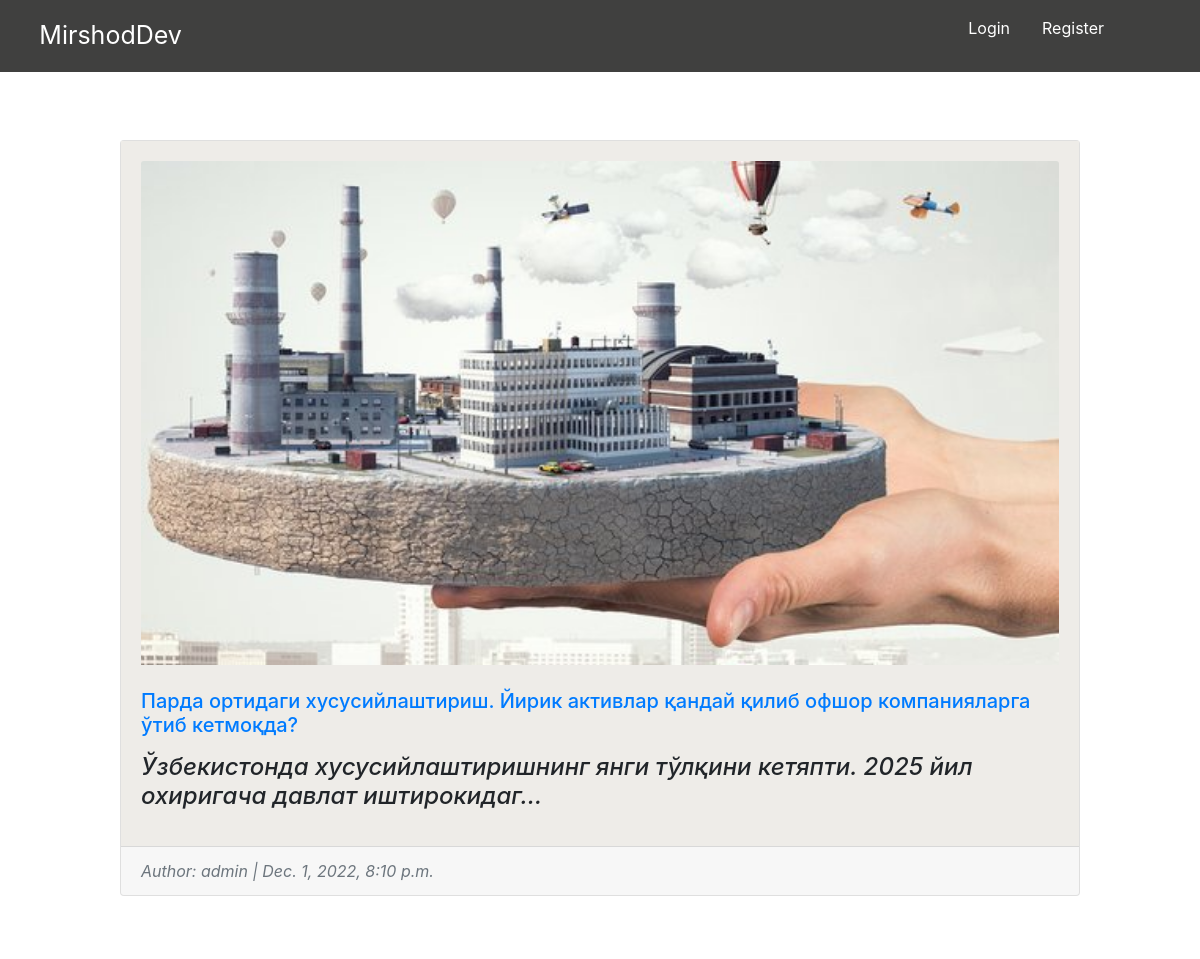
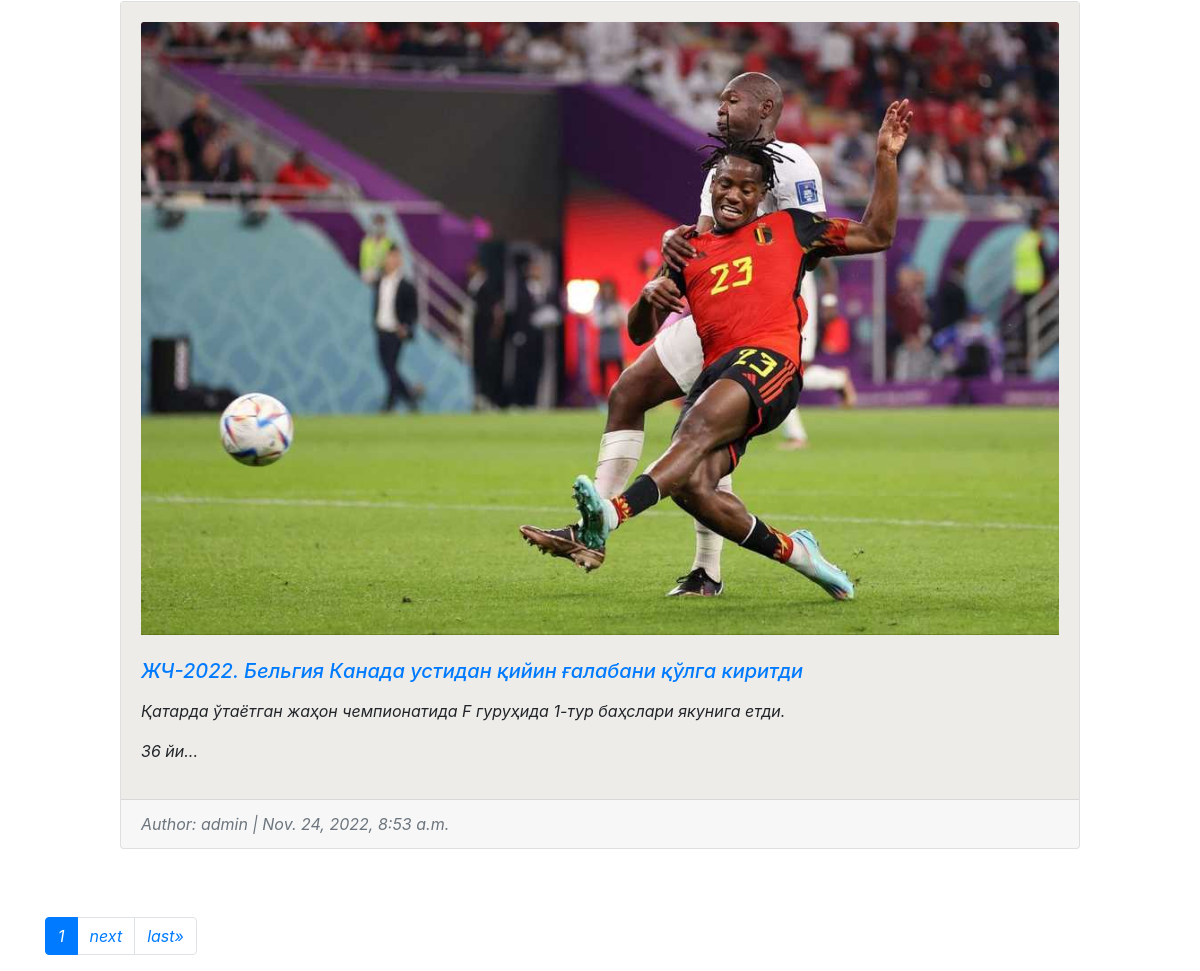
/home/, run on an earlier commit of the app's database (2 pictures, top to bottom).
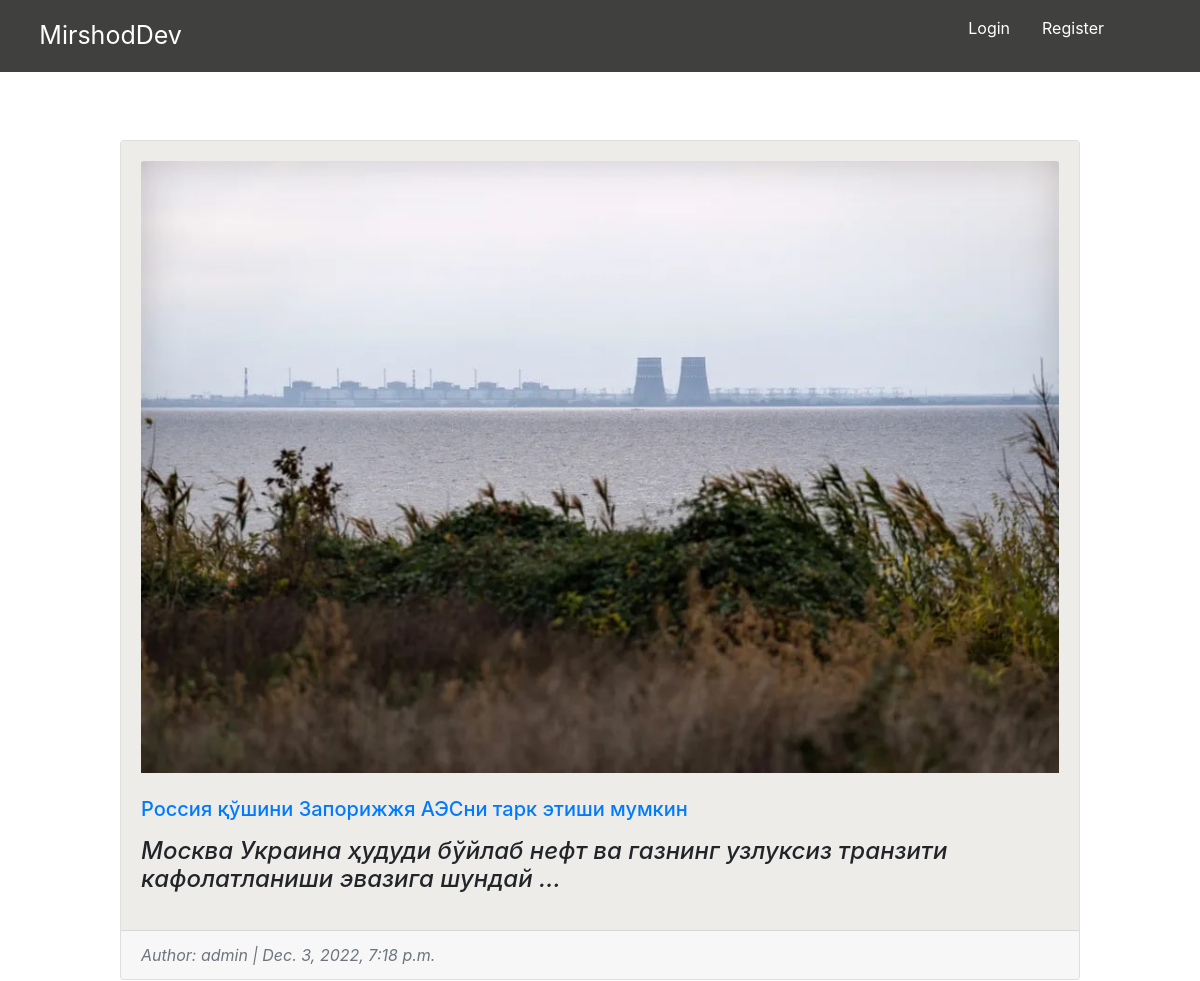
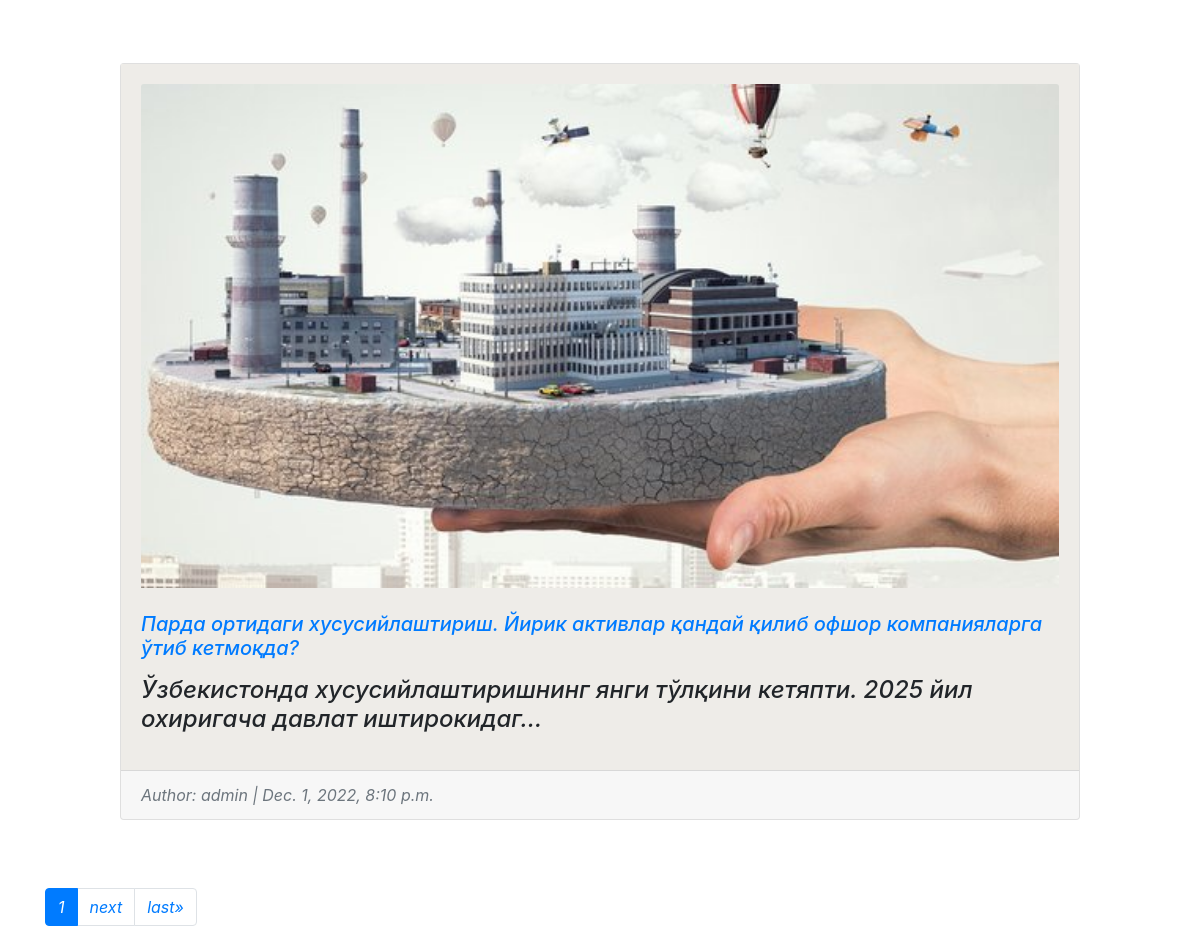
And on a later commit of the database (2 pictures, top to bottom).
### blog/models.py (models this page shows, shortened)
class Blog(models.Model):
    class Meta:
        ordering = ['-add_time']
    title = models.CharField(max_length=200)
    text = RichTextField(blank=True, null=True)
    photo = models.ImageField(upload_to='images/', blank=True)
    add_time = models.DateTimeField(auto_now_add=True, null=True)

### members/models.py (models this page shows)
class CustomUser(AbstractUser):
    age = models.IntegerField(blank=True, null=True)

### blog/views.py (the view)
# urls.py: path('home/', views.index, name='home'),
def index(request):
    blog = Blog.objects.all().order_by('-id')
    superuser = CustomUser.objects.get(is_superuser=True)
    page_size = request.GET.get("page_size", 2)
    paginator = Paginator(blog, page_size)
    page_num = request.GET.get("page", 1)
    page_obj = paginator.get_page(page_num)
    context = {'page_obj': page_obj, "superuser":superuser}
    return render(request, 'home.html', context)

### templates/home.html (shortened to what this page needs)
{% extends 'base.html' %}
{% load static %}
{% block content %}
<br>
{% for post in page_obj %}
<br>
<div class="card" style="width: 60rem; margin: 20px auto;" >
  <div class="card-body"  style=" background-color: #eeece8;">
    {% if post.photo %}
    <img class="card-img-top" src="{{ post.photo.url }}" alt="{{ post.title }}">
    <br><br>
    {% endif %}
    <h5 class="card-title"><a href="{% url 'post_detail' post.pk  %}" style="text-decoration: none;">{{ post.title }}</a></h5>
    <p class="card-text">{{ post.text | slice:'100' | safe }}...</p>
  </div>
  <div class="card-footer text-left text-muted">
    <span class="text-muted">Author: {{ superuser.username }} | {{ post.add_time }} </span>
  </div>
</div>
{% endfor%}
<br><br>
<nav>
    <ul class="pagination">
        <li class="page-item active">
            <a href="#" class="page-link">{{ page_obj.number }}</a>
        </li>
        {% if page_obj.has_next %}
            <li class="page-item"><a class="page-link" href="?page={{ page_obj.next_page_number }}">next</a></li>
            <li class="page-item"><a class="page-link" href="?page={{ page_obj.paginator.num_pages }}">last&raquo;</a></li>
        {% endif %}
    </ul>
</nav>
{% endblock content %}

### templates/base.html (shortened to what this page needs)
{% load static %}
<!DOCTYPE html>
<html>
<head>
    <link rel="stylesheet" href="https://cdn.jsdelivr.net/npm/bootstrap@4.5.3/dist/css/bootstrap.min.css">
</head>
<body>
    <nav class="navbar navbar-expand-lg navbar-light" style="background-color: #070706c4;">
        <a class="navbar-brand" href="{% url 'home' %}" style="color: white; margin-left: 2%; font-size: 25px;">MirshodDev</a>
        <div class="collapse navbar-collapse" id="navbarSupportedContent">
            {% if request.user.is_superuser %}
                <ul class="navbar-nav ml-auto">
                    <li class="nav-item">
                        <a class="nav-link dropdown-toggle" href="#" style="color: white;"
                            id="navbarDropdown" role="button" data-toggle="dropdown"
                            aria-haspopup="true" aria-expanded="false" >
                            {{ user.username | title }}
                        </a>
                        <div class="dropdown-menu dropdown-menu-lg-right"
                            aria-labelledby="navbarDropdown">
                            <a class="nav-link active" aria-current="page" href="{% url 'new_post' %}">new post</a>
                            <div class="dropdown-divider"></div>
                        <a class="nav-link active" aria-current="page" href="{% url 'members:logout' %}">Logout</a>
                        </div>
                    </li>
                </ul>
            {% else %}
            <form class="form-inline ml-auto">
        <a class="nav-link active" aria-current="page" style="color: white" href="{% url 'members:login' %}">Login</a>
        <a class="nav-link active" aria-current="page"  href="{% url 'members:register' %}" style="margin-right: 4rem; color: white;">Register</a>
          </form>
            {% endif %}
        </div>
    </nav>
    <main>
        <div class="container">
            {% block content %}
            {% endblock content %}
        </div>
    </main>
</body>
</html>

What changed in the data, as far as the page shows it:
no longer on this page (row unchanged): Blog: photo (picture), title "ЖЧ-2022. Бельгия Канада устидан қийин ғалабани қўлга киритди", text "Қатарда ўтаётган жаҳон чемпионатида F гуруҳида 1-тур баҳслари якунига етди. 36 йи", {{ superuser.username }} "admin", add_time "Nov. 24, 2022, 8:53 a.m."
added Blog: photo (picture), title "Россия қўшини Запорижжя АЭСни тарк этиши мумкин", text "Москва Украина ҳудуди бўйлаб нефт ва газнинг узлуксиз транзити кафолатланиши эвазига шундай", {{ superuser.username }} "admin", add_time "Dec. 3, 2022, 7:18 p.m."
